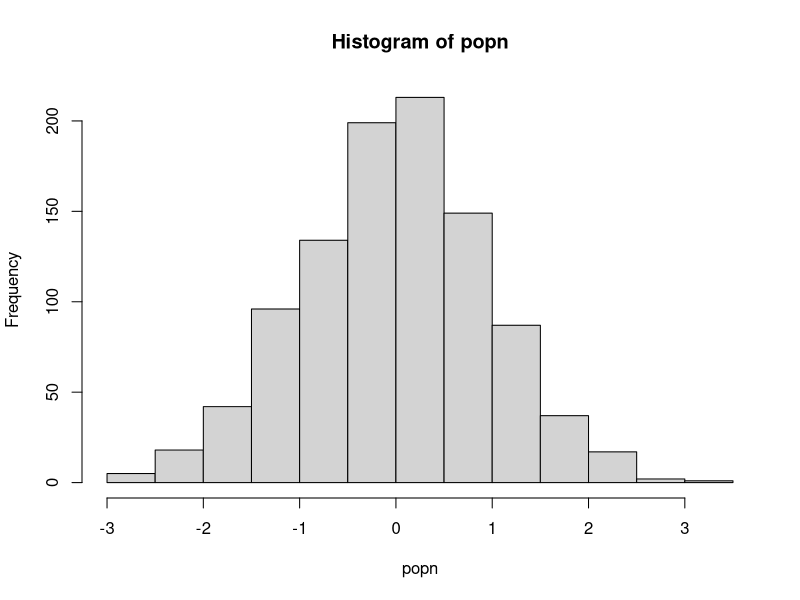

Write the R code that produced this figure.
#!/usr/bin/env Rscript
######### Functions ##########

## A function to take a sample of size n from a population "popn" and return its mean
myexperiment <- function(popn,n){
    pop_sample <- sample(popn, n, replace = FALSE)
    return(mean(pop_sample))
}

## Calculate means using a for loop without preallocation:
loopy_sample1 <- function(popn, n, num){
	result1 <- vector() #Initialize empty vector of size 1 
	for(i in 1:num){
		result1 <- c(result1, myexperiment(popn, n))
    }
	return(result1)
}

## To run "num" iterations of the experiment using a for loop on a vector with preallocation:
loopy_sample2 <- function(popn, n, num){
	result2 <- vector(,num) #Preallocate expected size
	for(i in 1:num){
		result2[i] <- myexperiment(popn, n)
    }
	return(result2)
}

## To run "num" iterations of the experiment using a for loop on a list with preallocation:
loopy_sample3 <- function(popn, n, num){
	result3 <- vector("list", num) #Preallocate expected size
	for(i in 1:num){
		result3[[i]] <- myexperiment(popn, n)
    }
	return(result3)
}


## To run "num" iterations of the experiment using vectorization with lapply:
lapply_sample <- function(popn, n, num){ #lapply for lists sapply for vectors
	result4 <- lapply(1:num, function(i) myexperiment(popn, n))
	return(result4)
}

## To run "num" iterations of the experiment using vectorization with lapply:
sapply_sample <- function(popn, n, num){
	result5 <- sapply(1:num, function(i) myexperiment(popn, n))
	return(result5)
}

# Now generate a population:

popn <- rnorm(1000) # Generate the population

n <- 20 # sample size for each experiment
num <- 1000 # Number of times to rerun the experiment

print("The loopy, non-preallocation approach takes:" )
print(system.time(loopy_sample1(popn, n, num)))

print("The loopy, but with preallocation approach takes:" )
print(system.time(loopy_sample2(popn, n, num)))

print("The loopy, non-preallocation approach takes:" )
print(system.time(loopy_sample3(popn, n, num)))

print("The vectorized sapply approach takes:" )
print(system.time(sapply_sample(popn, n, num)))

print("The vectorized lapply approach takes:" )
print(system.time(lapply_sample(popn, n, num)))

hist(popn)

# [1] "The loopy, non-preallocation approach takes:"
#    user  system elapsed 
#   0.030   0.004   0.034 
# [1] "The loopy, but with preallocation approach takes:"
#    user  system elapsed 
#   0.011   0.001   0.012 
# [1] "The loopy, non-preallocation approach takes:"
#    user  system elapsed 
#   0.011   0.001   0.011 
# [1] "The vectorized sapply approach takes:"
#    user  system elapsed 
#   0.008   0.000   0.009 
# [1] "The vectorized lapply approach takes:"
#    user  system elapsed 
#   0.008   0.000   0.008 

